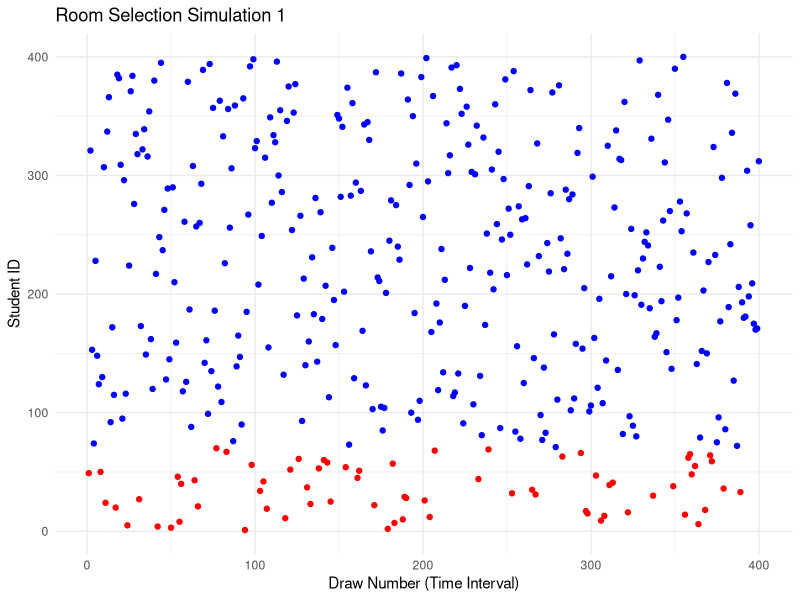
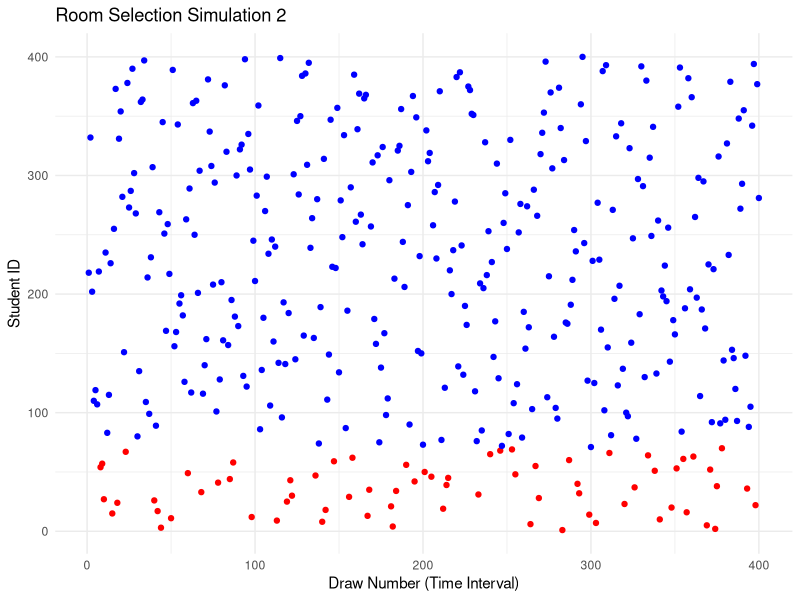
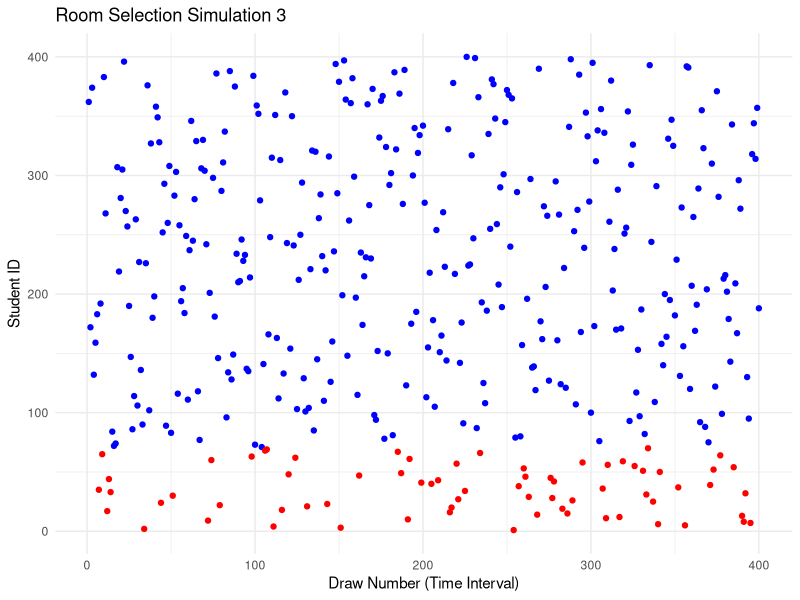
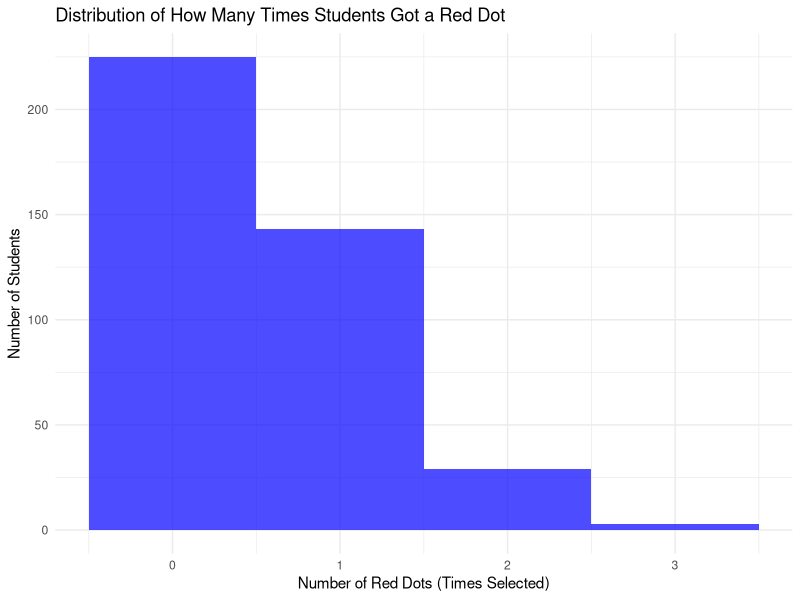

Here is the R script that generated these plots, in order:
## ---- chunk 1
library(tidyverse)
library(ggplot2)

# Function to simulate the room draw
simulate_room_draw <- function(total_students = 400, students_per_draw = 5, draw_interval = 3) {
  # Create a vector to represent students (1 to 400)
  students <- 1:total_students
  
  # Create a vector to track students who have picked a room
  students_picked <- rep(FALSE, total_students)
  
  # Vector to track the order of students picking a room
  order_of_picking <- c()
  
  num_draws <- 0
  
  # Simulate the process until all students have picked a room
  while (sum(students_picked) < total_students) {
    # Randomly select 5 students who haven't picked a room yet
    available_students <- which(!students_picked)
    selected_students <- sample(available_students, min(students_per_draw, length(available_students)), replace = FALSE)
    
    # Mark those students as having picked a room
    students_picked[selected_students] <- TRUE
    
    # Add selected students to the order of picking
    order_of_picking <- c(order_of_picking, selected_students)
    
    # Increment the number of draws (or rounds)
    num_draws <- num_draws + 1
  }
  
  # Return the order of picking and the number of draws
  list(order_of_picking = order_of_picking, num_draws = num_draws)
}

# Run the simulation 3 times
set.seed(42)
simulations <- map(1:3, ~ simulate_room_draw())


  # Plot for each simulation
  map2(simulations, 1:3, ~ {
    # Get the order of picking for this simulation
    order_of_picking <- .x$order_of_picking
    draw_number <- 1:length(order_of_picking)
    
    # Determine the color for each student (red for the first 70, blue otherwise)
    colors <- ifelse(order_of_picking <= 70, "red", "blue")
    
    # Create a tibble to plot the points
    tibble(student = order_of_picking, draw_number = draw_number, color = colors) %>%
      ggplot(aes(x = draw_number, y = student, color = color)) +
      geom_point() +
      labs(title = paste("Room Selection Simulation", .y), x = "Draw Number (Time Interval)", y = "Student ID") +
      theme_minimal() +
      scale_color_identity() + 
      theme(legend.position = "none")
  })

## ---- chunk 2


# Function to simulate the room draw
simulate_room_draw <- function(total_students = 400, students_per_draw = 5, draw_interval = 3) {
  # Create a vector to represent students (1 to 400)
  students <- 1:total_students
  
  # Create a vector to track students who have picked a room
  students_picked <- rep(FALSE, total_students)
  
  # Vector to track the order of students picking a room
  order_of_picking <- c()
  
  num_draws <- 0
  
  # Simulate the process until all students have picked a room
  while (sum(students_picked) < total_students) {
    # Randomly select 5 students who haven't picked a room yet
    available_students <- which(!students_picked)
    selected_students <- sample(available_students, min(students_per_draw, length(available_students)), replace = FALSE)
    
    # Mark those students as having picked a room
    students_picked[selected_students] <- TRUE
    
    # Add selected students to the order of picking
    order_of_picking <- c(order_of_picking, selected_students)
    
    # Increment the number of draws (or rounds)
    num_draws <- num_draws + 1
  }
  
  # Return the order of picking and the number of draws
  list(order_of_picking = order_of_picking, num_draws = num_draws)
}

# Run the simulation 3 times
set.seed(42)
simulations <- map(1:3, ~ simulate_room_draw())

# Combine all the students who were red dots in each simulation
red_dot_students <- map(simulations, ~ .x$order_of_picking[1:70])

# Unify all the red dot students from all simulations
all_red_dots <- unique(unlist(red_dot_students))

# Calculate the probability of being a red dot at least once
total_students <- 400
prob_red_dot_at_least_once <- length(all_red_dots) / total_students
prob_red_dot_at_least_once

## ---- chunk 3


# Function to simulate the room draw
simulate_room_draw <- function(total_students = 400, students_per_draw = 5, draw_interval = 3) {
  # Create a vector to represent students (1 to 400)
  students <- 1:total_students
  
  # Create a vector to track students who have picked a room
  students_picked <- rep(FALSE, total_students)
  
  # Vector to track the order of students picking a room
  order_of_picking <- c()
  
  num_draws <- 0
  
  # Simulate the process until all students have picked a room
  while (sum(students_picked) < total_students) {
    # Randomly select 5 students who haven't picked a room yet
    available_students <- which(!students_picked)
    selected_students <- sample(available_students, min(students_per_draw, length(available_students)), replace = FALSE)
    
    # Mark those students as having picked a room
    students_picked[selected_students] <- TRUE
    
    # Add selected students to the order of picking
    order_of_picking <- c(order_of_picking, selected_students)
    
    # Increment the number of draws (or rounds)
    num_draws <- num_draws + 1
  }
  
  # Return the order of picking and the number of draws
  list(order_of_picking = order_of_picking, num_draws = num_draws)
}

# Run the simulation 3 times
set.seed(42)
simulations <- map(1:3, ~ simulate_room_draw())

# Create a vector to track how many times each student is a red dot
student_red_dot_count <- rep(0, 400)

# Update the red dot count for the first 70 students in each simulation
map(simulations, ~ {
  red_dot_students <- .x$order_of_picking[1:70]
  student_red_dot_count[red_dot_students] <<- student_red_dot_count[red_dot_students] + 1
})

# Create a histogram of how many times students were red dots (0, 1, 2, or 3 times)
df <- tibble(red_dot_count = student_red_dot_count)

# Plot the histogram
ggplot(df, aes(x = red_dot_count)) +
  geom_histogram(binwidth = 1, fill = "blue", alpha = 0.7) +
  labs(title = "Distribution of How Many Times Students Got a Red Dot",
       x = "Number of Red Dots (Times Selected)",
       y = "Number of Students") +
  scale_x_continuous(breaks = 0:3) +  
  theme_minimal()

